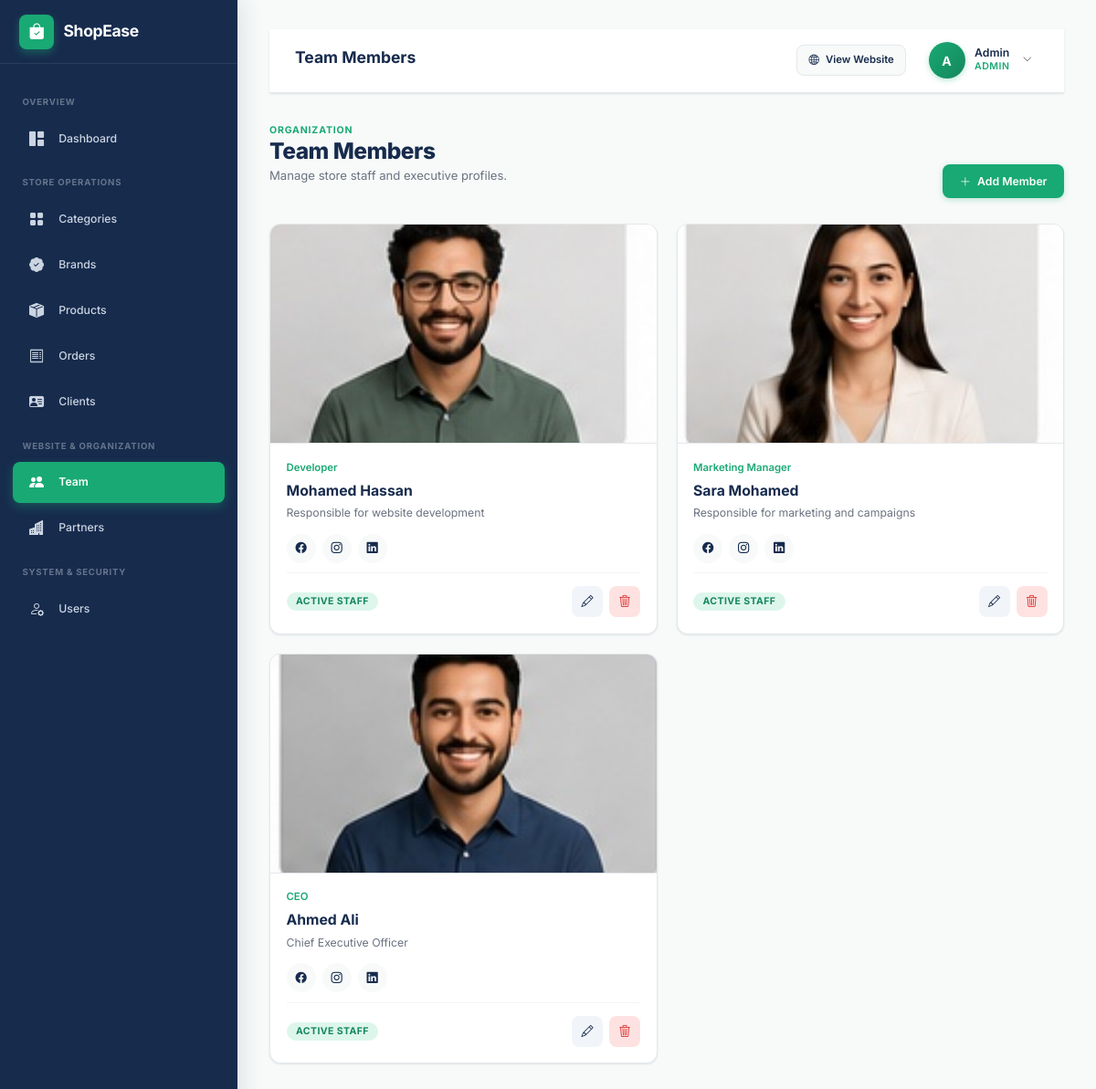
The app's page /admin/pages/team/index.php (signed in) with its own data.
### tables this page shows
CREATE TABLE team (
    id INT UNSIGNED AUTO_INCREMENT PRIMARY KEY,
    name VARCHAR(100) NOT NULL,
    position VARCHAR(100) NOT NULL,
    description TEXT,
    image VARCHAR(255),
    facebook VARCHAR(255),
    instagram VARCHAR(255),
    linkedin VARCHAR(255),
    created_at TIMESTAMP DEFAULT CURRENT_TIMESTAMP
);

### admin/pages/team/index.php (the view, shortened to what this page needs)
<?php
include '../../includes/header.php';
include '../../../config/database.php';
$query = 'SELECT * FROM team ORDER BY id DESC;';
$result = mysqli_query($conn, $query);
$teamList = [];
if ($result) {
    while ($row = mysqli_fetch_assoc($result)) {
        $teamList[] = $row;
    }
}
?>
<div class="admin-layout">
    <?php include '../../includes/sidebar.php'; ?>
    <main class="admin-content">
        <?php include '../../includes/navbar.php'; ?>
        <div class="page-header">
            <div>
                <span class="page-eyebrow">ORGANIZATION</span>
                <h1>Team Members</h1>
                <p>Manage store staff and executive profiles.</p>
            </div>
            <div class="page-actions">
                <a href="create.php" class="btn btn-primary">
                    <i class="bi bi-plus-lg"></i>
                    <span>Add Member</span>
                </a>
            </div>
        </div>
        <?php if (!empty($teamList)) { ?>
            <div class="entity-card-grid">
                <?php foreach ($teamList as $member) { ?>
                    <article class="entity-card">
                        <div class="card-media-wrap profile-container">
                            <?php if (!empty($member['image'])) { ?>
                                <img src="/E-Commerce-Management-System/admin/assets/images/team/<?= htmlspecialchars($member['image']); ?>" alt="<?= htmlspecialchars($member['name']); ?>" loading="lazy">
                            <?php } else { ?>
                                <i class="bi bi-person card-media-placeholder"></i>
                            <?php } ?>
                        </div>
                        <div class="entity-card-body">
                            <span class="entity-subtitle"><?= htmlspecialchars($member['position'] ?? 'Team Member'); ?></span>
                            <h2 class="entity-title"><?= htmlspecialchars($member['name']); ?></h2>
                            <p class="entity-description"><?= htmlspecialchars($member['description'] ?? 'No bio description available.'); ?></p>
                            <div class="social-links">
                                <?php if (!empty($member['facebook'])) { ?>
                                    <a href="<?= htmlspecialchars($member['facebook']); ?>" target="_blank" class="social-icon" title="Facebook"><i class="bi bi-facebook"></i></a>
                                <?php } ?>
                                <?php if (!empty($member['instagram'])) { ?>
                                    <a href="<?= htmlspecialchars($member['instagram']); ?>" target="_blank" class="social-icon" title="Instagram"><i class="bi bi-instagram"></i></a>
                                <?php } ?>
                                <?php if (!empty($member['linkedin'])) { ?>
                                    <a href="<?= htmlspecialchars($member['linkedin']); ?>" target="_blank" class="social-icon" title="LinkedIn"><i class="bi bi-linkedin"></i></a>
                                <?php } ?>
                            </div>
                            <div class="entity-card-footer">
                                <span class="badge badge-mint">Active Staff</span>
                                <div class="icon-action-group">
                                    <a href="edit.php?id=<?= $member['id']; ?>" class="icon-action action-edit" aria-label="Edit team member" title="Edit Member">
                                        <i class="bi bi-pencil"></i>
                                    </a>
                                    <a href="delete.php?id=<?= $member['id']; ?>" class="icon-action action-delete" aria-label="Delete team member" title="Delete Member">
                                        <i class="bi bi-trash3"></i>
                                    </a>
                                </div>
                            </div>
                        </div>
                    </article>
                <?php } ?>
            </div>
        <?php } ?>
    </main>
</div>
<?php include '../../includes/footer.php'; ?>

### records on screen
team: image (picture), position "Developer", name "Mohamed Hassan", description "Responsible for website development"
team: image (picture), position "Marketing Manager", name "Sara Mohamed", description "Responsible for marketing and campaigns"
team: image (picture), position "CEO", name "Ahmed Ali", description "Chief Executive Officer"

### other values on screen
$pageHeading "Team Members"
substr($_SESSION['admin_name'] ?? 'A', 0, 1) "A"
$_SESSION['admin_name'] "Admin"
$_SESSION['admin_role'] "ADMIN"
